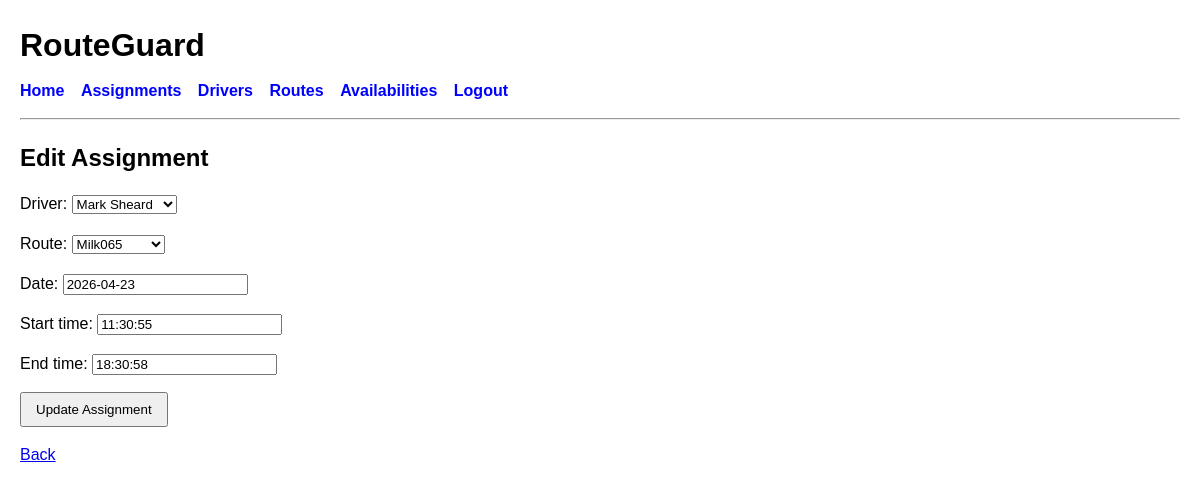
The page /assignments/2/edit/ (signed in) on the database its author committed.
### planner/models.py (models this page shows, shortened)
class Assignment(models.Model):
    driver = models.ForeignKey(Driver, on_delete=models.CASCADE)
    route = models.ForeignKey(Route, on_delete=models.CASCADE)
    date = models.DateField()
    start_time = models.TimeField()
    end_time = models.TimeField()

### planner/views.py (the view)
# urls.py: path("assignments/<int:assignment_id>/edit/", views.edit_assignment, name="edit_assignment"),
@login_required
def edit_assignment(request, assignment_id):
    assignment = get_object_or_404(Assignment, id=assignment_id)
    if request.method == "POST":
        form = AssignmentForm(request.POST, instance=assignment)
        if form.is_valid():
            form.save()
            messages.success(request, "Assignment updated successfully")
            return redirect("assignment_list")
    else:
        form = AssignmentForm(instance=assignment)
    return render(
        request,
        "planner/edit_assignment.html",
        {"form": form, "assignment": assignment},
    )

### planner/forms.py (shortened to what this page needs)
class AssignmentForm(forms.ModelForm):
    class Meta:
        model = Assignment
        fields = ["driver", "route", "date", "start_time", "end_time"]

### planner/models.py (called while the page is built)
    def __str__(self):
        return self.name

    def __str__(self):
        return self.name

### planner/templates/planner/edit_assignment.html (shortened to what this page needs)
{% extends "base.html" %}
{% block content %}
<h2>Edit Assignment</h2>
<form method="post">
    {{ form.as_p }}
    <button type="submit">Update Assignment</button>
</form>
<p><a href="{% url 'assignment_list' %}">Back</a></p>
{% endblock %}

### static/css/style.css (style rules this page uses)
body { font-family: Arial, sans-serif; margin: 20px; line-height: 1.5; }
h1, h2 { margin-bottom: 10px; }
button { padding: 8px 14px; cursor: pointer; }

### rows shown on the page
Assignment: driver "Mark Sheard", route "Milk065", date "2026-04-23", start_time "11:30:55", end_time "18:30:58"
